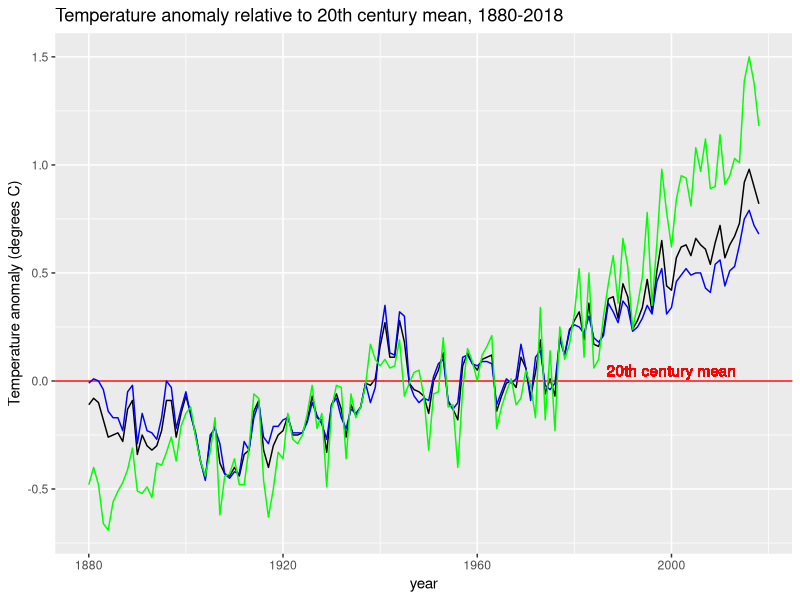
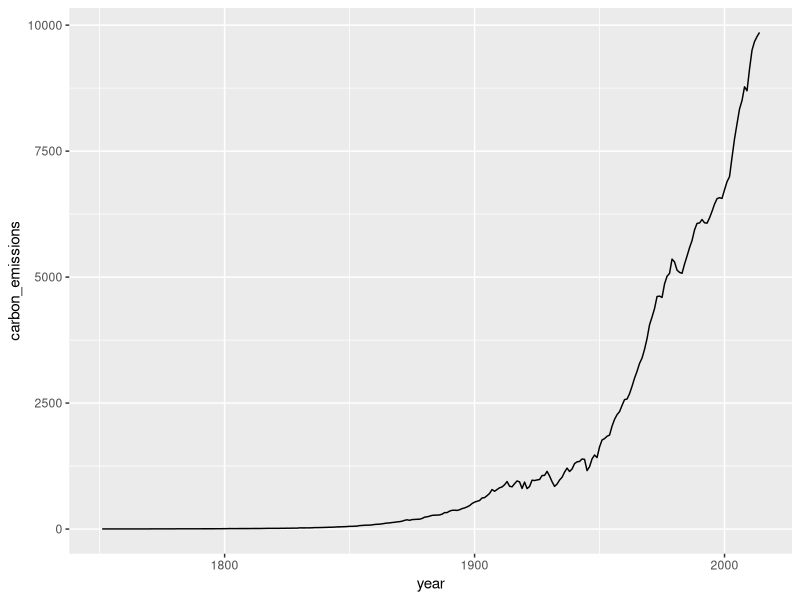
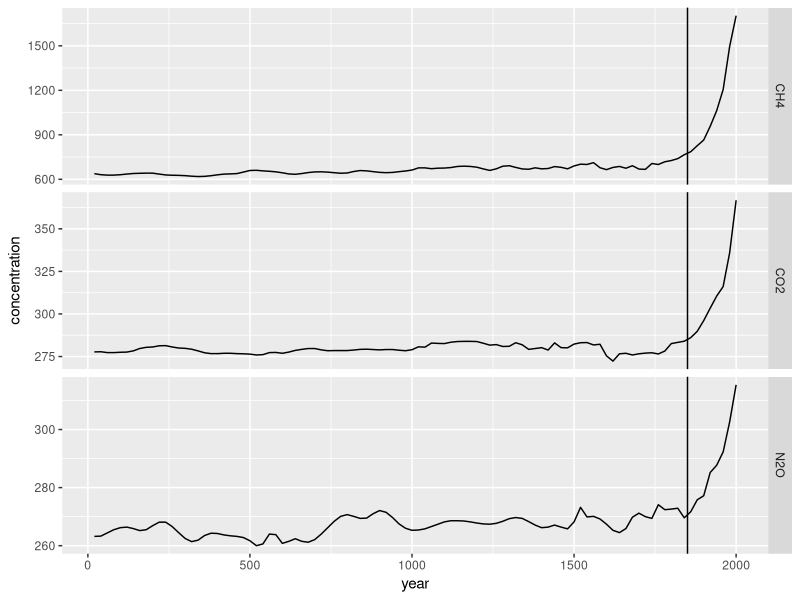
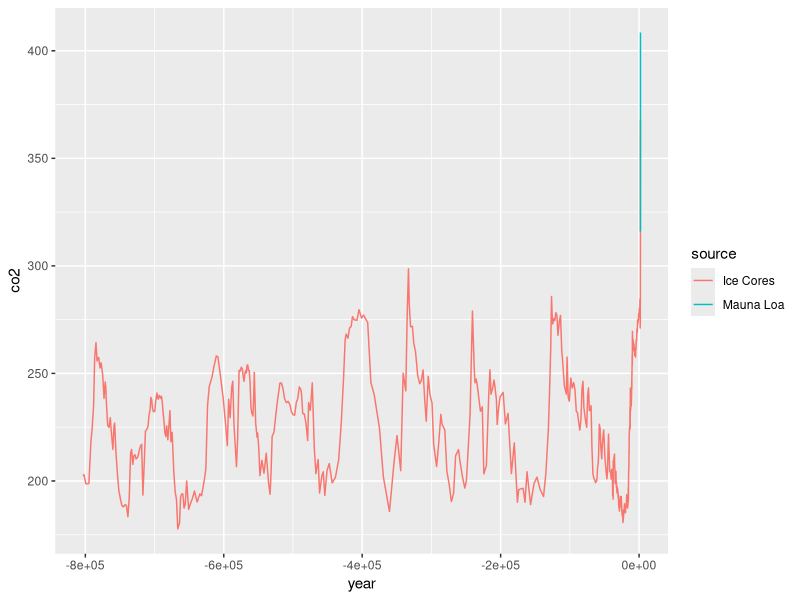
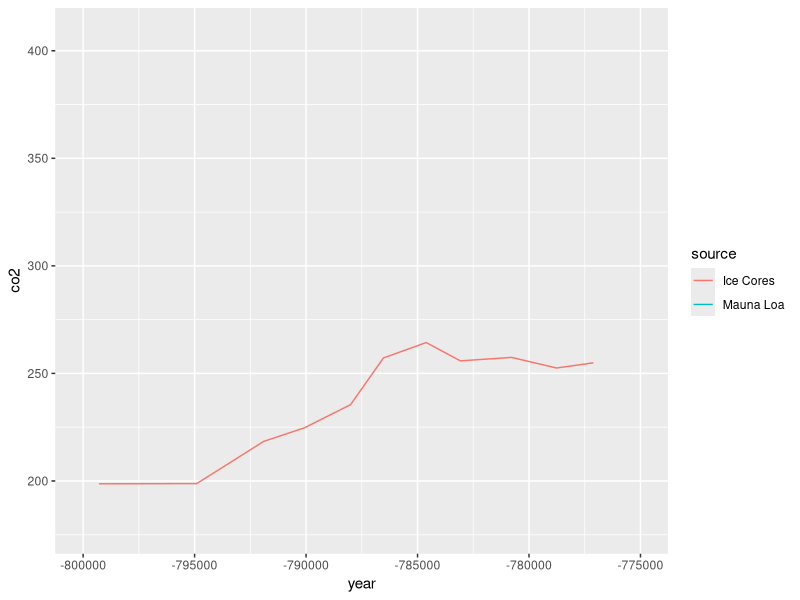
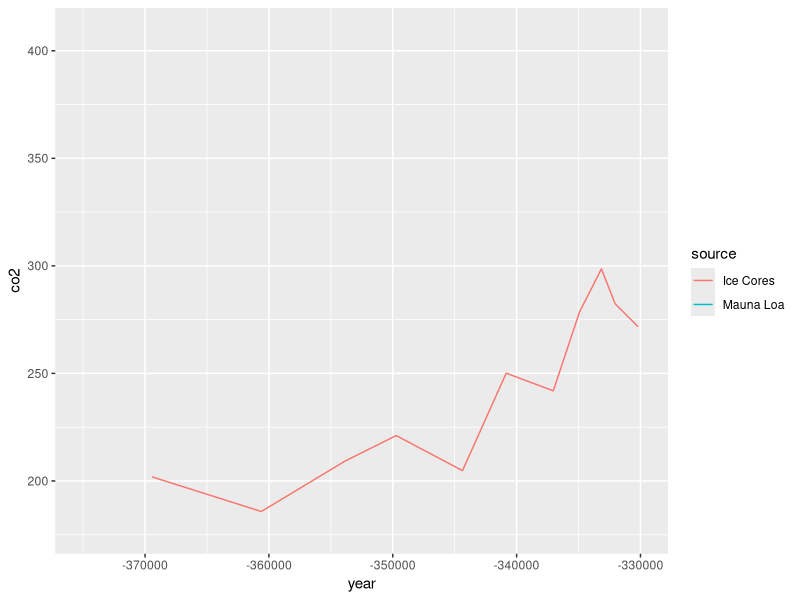
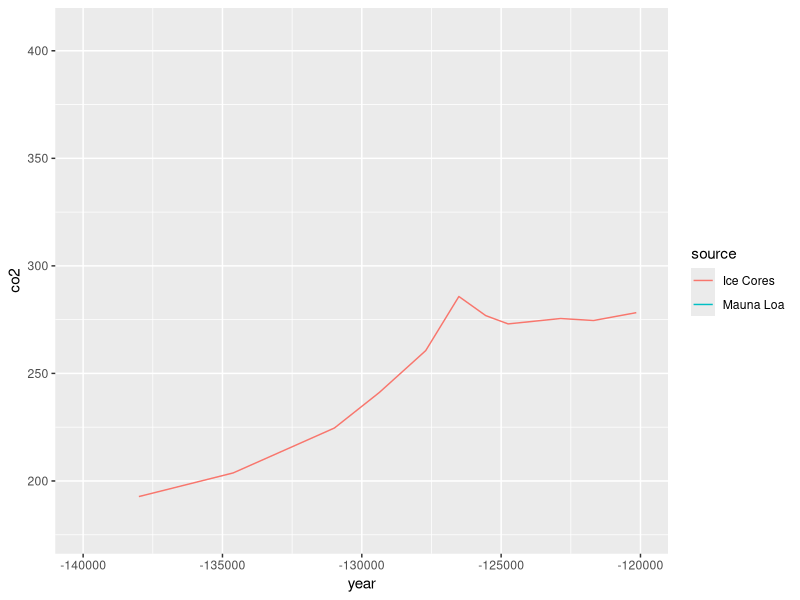
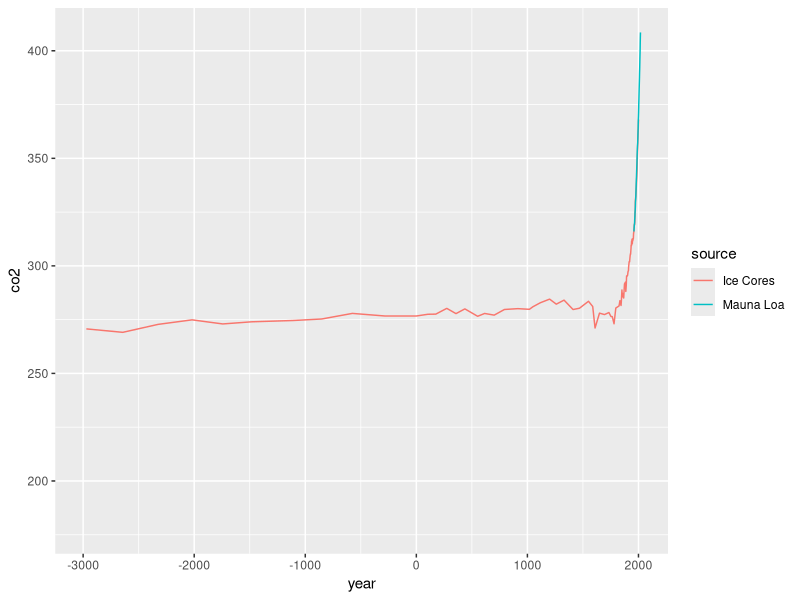

R code for these plots, in order:
#config
library(tidyverse)
library(dslabs)
data(temp_carbon)
data(greenhouse_gases)
data(historic_co2)

update.packages()
names(historic_co2)

#TEMP_CARBON QUESTIONS
    #Question 1 - Which returns the latest year for carbon emission reports
        temp_carbon %>%
            filter(!is.na(carbon_emissions)) %>%
            .$year %>%
            max()

        temp_carbon %>%
            filter(!is.na(carbon_emissions)) %>%
            pull(year) %>%
            max()

        temp_carbon %>%
            filter(!is.na(carbon_emissions)) %>%
            select(year) %>%
            max()

    #Question 2 - find the differences between oldest and newest carbon emissions
        #first create a variable with the max
        max_year <- temp_carbon %>%
            filter(!is.na(carbon_emissions)) %>%
            select(year) %>%
            max()

        current_carbon <- temp_carbon %>%
            filter(!is.na(carbon_emissions) & year == max_year) %>%
            select(carbon_emissions) %>%
            max()

        min_year <- temp_carbon %>%
            filter(!is.na(carbon_emissions)) %>%
            select(year) %>%
            min()

        carbon <- temp_carbon %>%
            filter(!is.na(carbon_emissions)) %>%
            mutate(past_present_carbon = current_carbon/carbon_emissions)

    #Question 3 - differences in temperature min to max
        max_year <- temp_carbon %>%
            filter(!is.na(temp_anomaly)) %>%
            select(year) %>%
            max()

        current_temp <- temp_carbon %>%
            filter(!is.na(temp_anomaly) & year == max_year) %>%
            select(temp_anomaly) %>%
            max()

        min_year <- temp_carbon %>%
            filter(!is.na(temp_anomaly)) %>%
            select(year) %>%
            min()

        carbon <- temp_carbon %>%
            filter(!is.na(temp_anomaly)) %>%
            mutate(past_present_temp = current_temp - temp_anomaly)

        carbon %>%
            filter(year == min_year)

    #Question 4 - time line plot of temperatures with blue mean line
        p <- temp_carbon %>%
            filter(!is.na(temp_anomaly)) %>%
            ggplot(aes(year, temp_anomaly)) +
            geom_line()

        p <- p + geom_hline(aes(yintercept = 0), col = "red")

    #Question 5 - add title and data references
        p <- p + ylab("Temperature anomaly (degrees C)") +
            ggtitle("Temperature anomaly relative to 20th century mean, 1880-2018") +
            geom_text(aes(x = 2000, y = 0.05, label = "20th century mean"), col = "red")

    #Question 6 - data analysis questions
        #earliet year with temp above 20th century mean - 1940
        #last year below the 20th century mean - 1978
        #what year did the temperature anomly exceed 0.5 degrees - 1997

    #Question 7 - Add ocean and land lines
        p + geom_line(aes(year, ocean_anomaly), col = "blue") +
            geom_line(aes(year, land_anomaly), col = "green")
    
    #Question 10 - line plot of emmisions over time
        temp_carbon %>%
            filter(!is.na(carbon_emissions)) %>%
            ggplot(aes(year, carbon_emissions)) +
            geom_line()
#
#GREENHOUSE_GASES QUESTIONS
    #Question 8 - line plot of concentrations with facet grid
        greenhouse_gases %>%
            ggplot(aes(year, concentration)) +
            geom_line() +
            facet_grid(gas~., scales = "free") +
            geom_vline(aes(xintercept = 1850))
#
#HISTORIC_CO2 QUESTIONS
    #Question 11 - line plot of sources of carbon
        co2_time <- historic_co2 %>%
            ggplot(aes(year, co2, col = source)) +
            geom_line()
        
        co2_time

    #Question 12 - changing axis limits
        #-800,000 & -775,000
        co2_time + scale_x_continuous(limit = c(-800000,-775000))

        #-375,000 & -330,000
        co2_time + scale_x_continuous(limit = c(-375000,-330000))

        #-140,000 & -120,000
        co2_time + scale_x_continuous(limit = c(-140000,-120000))

        #-3,000 & present
        co2_time + scale_x_continuous(limit = c(-3000,2018))
